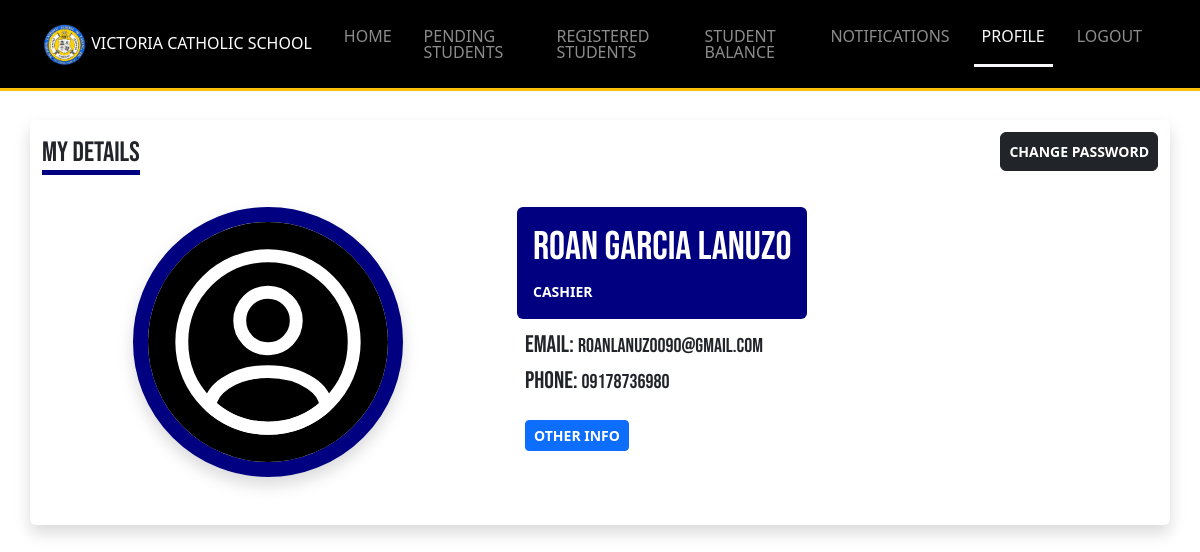
Screenshot of /Resources/views/cashier/profiles.php (signed in) with the database file from the repository.
### tables this page shows
CREATE TABLE `users` (
  `id` int(11) NOT NULL,
  `role` varchar(255) DEFAULT NULL,
  `school_number` varchar(255) DEFAULT NULL,
  `first_name` varchar(255) DEFAULT NULL,
  `middle_name` varchar(255) DEFAULT NULL,
  `last_name` varchar(255) DEFAULT NULL,
  `email` varchar(255) DEFAULT NULL,
  `phone` varchar(20) DEFAULT NULL,
  `lrn` varchar(20) DEFAULT NULL,
  `is_locked` tinyint(1) DEFAULT 0,
  `login_attempts` int(11) NOT NULL DEFAULT 0,
  `gender` enum('Male','Female') DEFAULT NULL,
  `birthday` date DEFAULT NULL,
  `street_no` varchar(100) DEFAULT NULL,
  `street` varchar(255) DEFAULT NULL,
  `village` varchar(500) DEFAULT NULL,
  `barangay` varchar(255) DEFAULT NULL,
  `city_municipality` varchar(500) DEFAULT NULL,
  `province` varchar(255) DEFAULT NULL,
  `zip_code` varchar(100) DEFAULT NULL,
  `occupation` varchar(255) DEFAULT NULL,
  `guardian_type` enum('mother','father','guardian') DEFAULT NULL,
  `password` varchar(255) DEFAULT NULL,
  `remember_token` varchar(100) DEFAULT NULL,
  `created_at` timestamp NOT NULL DEFAULT current_timestamp(),
  `updated_at` timestamp NOT NULL DEFAULT current_timestamp() ON UPDATE current_timestamp()
);

### Middleware/CheckIfCashier.php (called while the page is built, shortened)
<?php
require_once $_SERVER['DOCUMENT_ROOT']."/Connections/DB_connection.php";
$role = 'cashier';
$stmt = $conn->prepare("SELECT * FROM users WHERE role = ? AND id = ?");
$stmt->bind_param("si", $role, $_SESSION['id']);
$stmt->execute();
$result = $stmt->get_result();
$auth = $result->fetch_assoc();

### Resources/views/cashier/profiles.php (the view, shortened to what this page needs)
<?php
require_once $_SERVER['DOCUMENT_ROOT']."/Middleware/CheckIfLoggedIn.php";
require_once $_SERVER['DOCUMENT_ROOT']."/Middleware/CheckIfCashier.php";
require_once "../includes/header_layout.php";
?>
<body>
    <?php
        include "includes/navbar.php";
     ?>
    <div class="container mt-5">
        <div class="row justify-content-center bg-white rounded shadow pb-5">
            <div class="col-12 d-flex justify-content-between align-items-center">
                <h3 class="bebas-font mt-3 border-bottom-navy">MY DETAILS</h3>
                <a href="update-my-password.php" class="btn btn-dark btn-sm fw-bold py-2 rounded">CHANGE PASSWORD</a>
            </div>
            <div class="col-lg-5 d-flex justify-content-center mt-4">
                <img src="../../images/profile.svg" class="shadow profile-design" >
            </div>
            <div class="col-lg-7 mt-4">
                <span class="bg-primary d-block d-lg-inline-block p-3 rounded">
                    <h1 class="bebas-font text-white text-uppercase"><?php echo $auth['first_name']." ".$auth['middle_name']." ".$auth['last_name'] ?> </h1>
                    <small class="text-white fw-bold"> CASHIER </small>
                </span>
                <span class="mt-1 p-2 d-block">
                    <span class="d-block">
                        <h4 class="bebas-font text-dark d-inline-block">Email:</h4>
                        <h5 class="bebas-font d-inline-block text-uppercase"><?php echo $auth['email'] ?></h5>
                    </span>
                    <span class="d-block">
                        <h4 class="bebas-font text-dark d-inline-block">Phone:</h4>
                        <h5 class="bebas-font d-inline-block"><?php echo $auth['phone'] ?></h5>
                    </span>
                    <span class="d-block mt-3">
                        <button class="btn btn-sm btn-primary fw-bold" data-bs-target="#otherInfo" data-bs-toggle="modal">OTHER INFO</button>
                    </span>
                </span>
            </div>
        </div>
    </div>
</body>
<?php
	require_once "../includes/includes_scripts.php";
?>

### Resources/css/style.css (style rules this page uses)
.profile-design { border-radius: 50%; object-fit: cover; width: 270px; height: 270px; border: 15px navy solid; }
.bebas-font { font-family: 'Bebas Neue', sans-serif; }
.border-bottom-navy { border-bottom: 5px solid navy !important; width: fit-content; }
.bg-primary { background-color: navy !important; }

### rows the page displays
users: first_name "ROAN", middle_name "GARCIA", last_name "LANUZO", email "ROANLANUZO090@GMAIL.COM", phone "09178736980"
